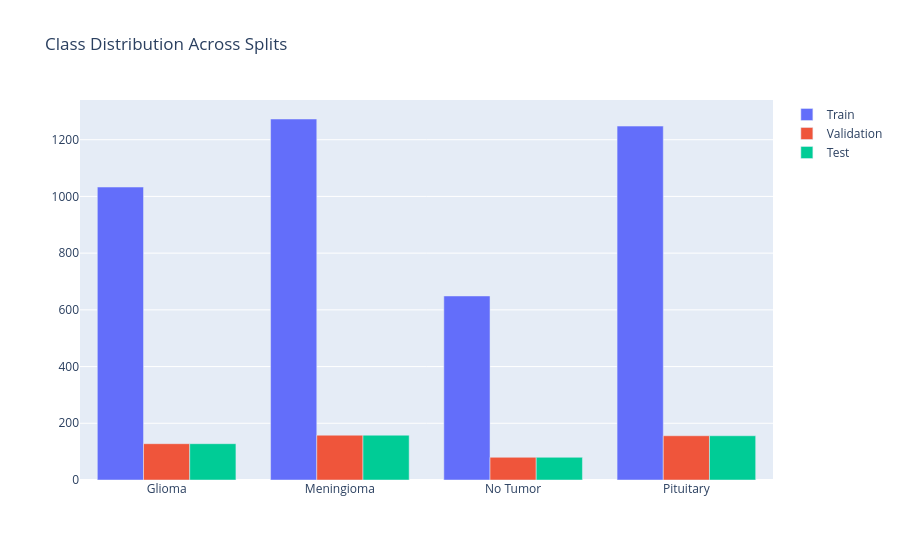

Notebook cell for this chart:
### Code cell
import pandas as pd
import plotly.graph_objects as go

DATASET_ROOT = Path("dataset")
train_path = DATASET_ROOT / "Train"
val_path = DATASET_ROOT / "Val"
test_path = DATASET_ROOT / "Test"

def count_per_class(split_path):
    return [len(list((Path(split_path) / cls / "images").glob("*"))) for cls in classes]

eda_df = pd.DataFrame({
    "Class": classes,
    "Train": count_per_class(train_path),
    "Validation": count_per_class(val_path),
    "Test": count_per_class(test_path),
})
print(eda_df)

fig = go.Figure(data=[
    go.Bar(name="Train", x=eda_df["Class"], y=eda_df["Train"]),
    go.Bar(name="Validation", x=eda_df["Class"], y=eda_df["Validation"]),
    go.Bar(name="Test", x=eda_df["Class"], y=eda_df["Test"]),
])
fig.update_layout(barmode="group", title="Class Distribution Across Splits")
fig.show()

### Figure 1 — Plotly figure (JSON) as saved in the notebook; plotly's stock layout.template omitted (floating-point values rounded to 4 significant figures)
{"data": [{"name": "Train", "type": "bar", "x": ["Glioma", "Meningioma", "No Tumor", "Pituitary"], "y": [1033, 1273, 649, 1248]}, {"name": "Validation", "type": "bar", "x": ["Glioma", "Meningioma", "No Tumor", "Pituitary"], "y": [128, 158, 80, 156]}, {"name": "Test", "type": "bar", "x": ["Glioma", "Meningioma", "No Tumor", "Pituitary"], "y": [128, 158, 80, 156]}], "layout": {"barmode": "group", "title": {"text": "Class Distribution Across Splits"}}}
